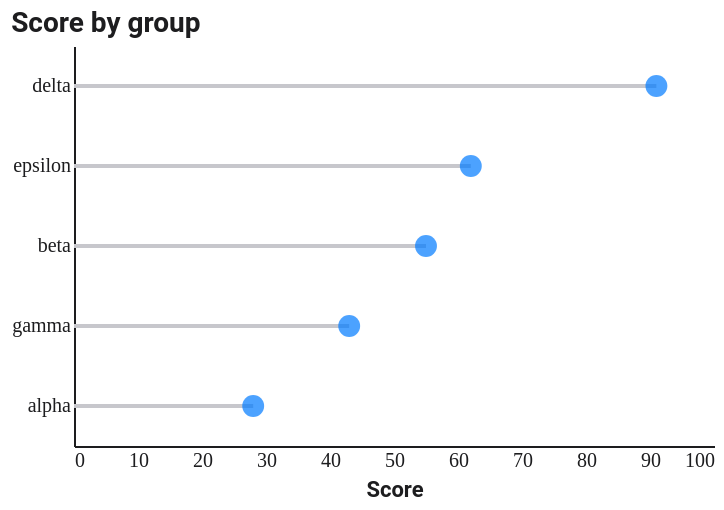

Write the Vega-Lite specification saved for this chart.
### Vega-Lite specification from a JSON file in a GitHub repository (floating-point values rounded to 4 significant figures)
{"$schema": "https://vega.github.io/schema/vega-lite/v5.json", "config": {"background": "#FFFFFF", "font": "Roboto, Roboto Serif, Roboto Mono, system-ui, sans-serif", "view": {"stroke": null, "cornerRadius": 10}, "axis": {"domain": true, "domainColor": "#1D1D1F", "labelColor": "#1D1D1F", "titleColor": "#1D1D1F", "grid": false, "ticks": false, "labelFont": "Roboto Mono", "titleFont": "Roboto"}, "axisTop": {"domain": false, "domainColor": null, "labels": false, "ticks": false, "title": null}, "axisRight": {"domain": false, "domainColor": null, "labels": false, "ticks": false, "title": null}, "legend": {"titleFont": "Roboto", "labelFont": "Roboto", "labelColor": "#1D1D1F", "titleColor": "#1D1D1F"}, "title": {"font": "Roboto", "fontSize": 14, "color": "#1D1D1F", "subtitleFont": "Roboto", "subtitleColor": "#1D1D1F"}, "range": {"category": ["#FF3B30", "#FF9500", "#FFCC00", "#28CD41", "#79DBDC", "#007AFF", "#AF52DE", "#FF2D55"]}, "bar": {"cornerRadiusEnd": 4}, "line": {"strokeWidth": 2}, "point": {"filled": true, "size": 40}}, "width": 320, "height": 200, "title": {"text": "Score by group", "anchor": "start"}, "data": {"values": [{"c": "alpha", "v": 28}, {"c": "beta", "v": 55}, {"c": "gamma", "v": 43}, {"c": "delta", "v": 91}, {"c": "epsilon", "v": 62}]}, "layer": [{"mark": {"type": "rule", "color": "#C7C7CC", "strokeWidth": 2}, "encoding": {"y": {"field": "c", "type": "nominal", "sort": "-x", "axis": {"title": null}}, "x": {"field": "v", "type": "quantitative", "axis": {"title": "Score"}}, "x2": {"datum": 0}}}, {"mark": {"type": "point", "filled": true, "size": 120, "color": "#007AFF"}, "encoding": {"y": {"field": "c", "type": "nominal", "sort": "-x"}, "x": {"field": "v", "type": "quantitative", "axis": {"title": "Score"}}}}]}
